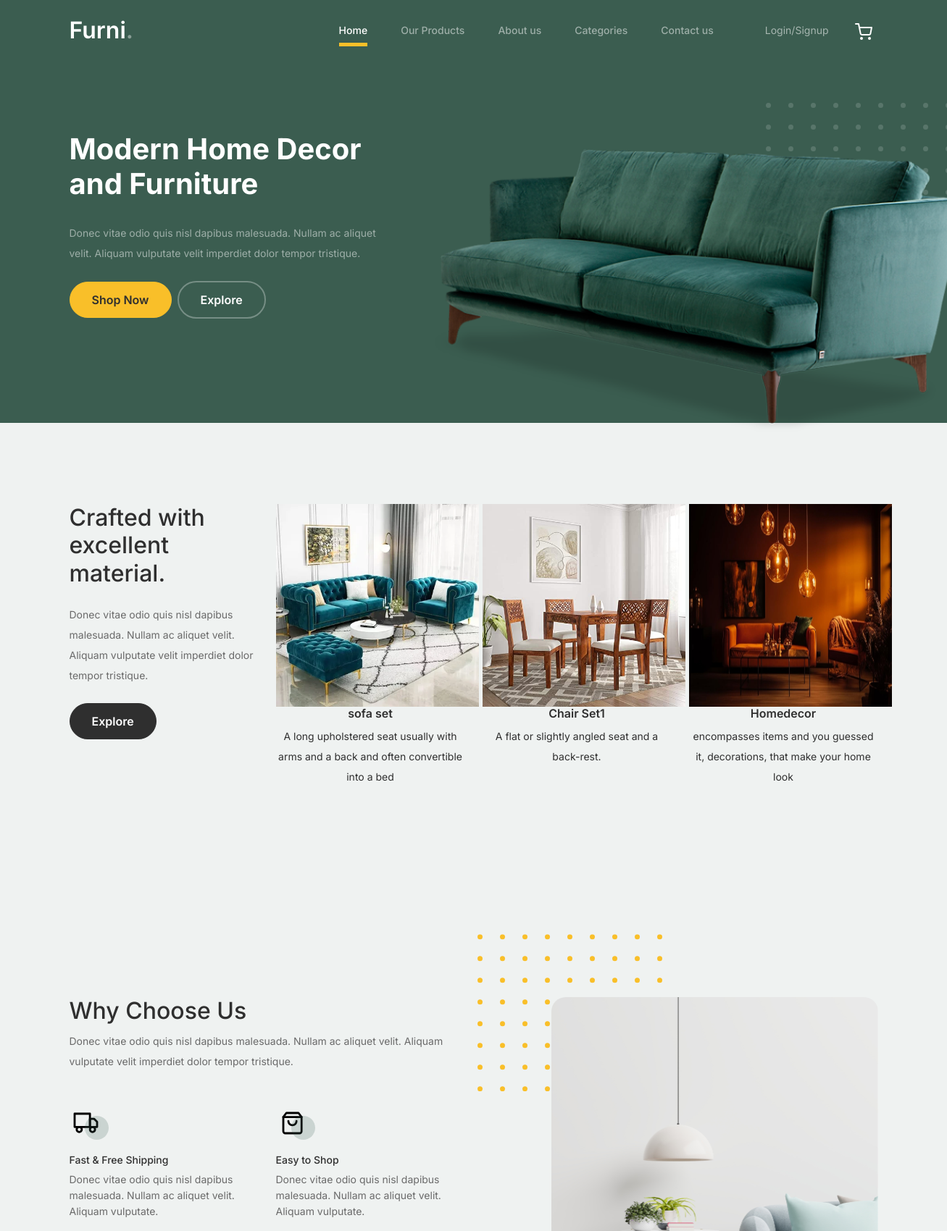
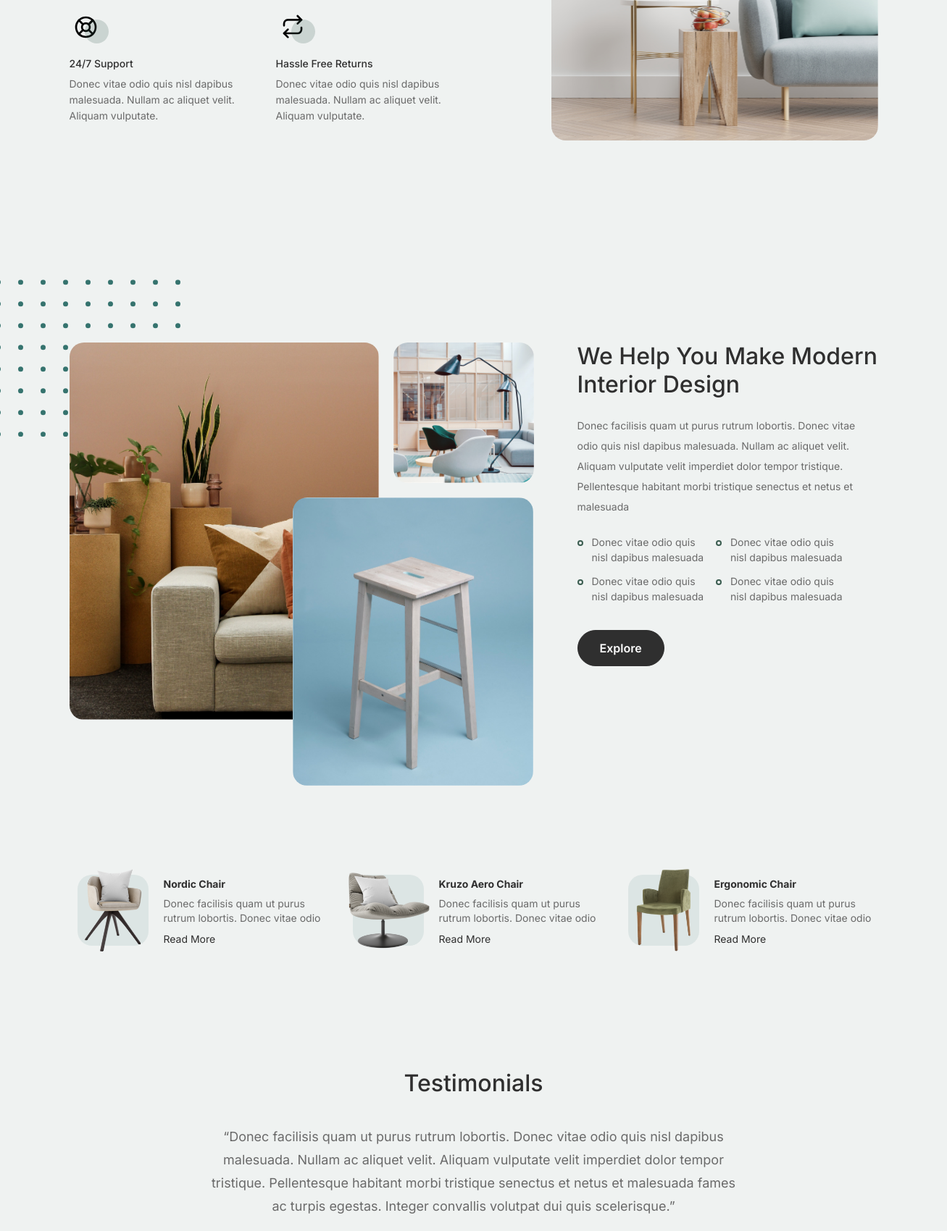
The page / (upper part) on the database its author committed (2 pictures, top to bottom).
### LibApp/models.py (models this page shows)
class formdb(models.Model):
    catname = models.CharField(max_length=100,null=True,blank=True)
    des = models.CharField(max_length=100,null=True,blank=True)
    img = models.ImageField(upload_to="category Images",null=True,blank=True)

### DecoApp/views.py (the view)
# urls.py: path('',views.home_page,name="Home"),
def home_page(int):
    cat = formdb.objects.all()
    return render(int,"Home.html",{'cat':cat})

### DecoApp/templates/Home.html (shortened to what this page needs)
<!doctype html>
{% load static %}
<html lang="en">
<head>
		<link href="{% static 'lod/css/bootstrap.min.css' %}" rel="stylesheet">
		<link href="https://cdnjs.cloudflare.com/ajax/libs/font-awesome/6.0.0-beta3/css/all.min.css" rel="stylesheet">
		<link href="{% static 'lod/css/tiny-slider.css' %}" rel="stylesheet">
		<link href="{% static 'lod/css/style.css' %}" rel="stylesheet">
	</head>
	<body>
		<nav class="custom-navbar navbar navbar navbar-expand-md navbar-dark bg-dark" arial-label="Furni navigation bar">
			<div class="container">
				<a class="navbar-brand" href="index.html">Furni<span>.</span></a>
				<div class="collapse navbar-collapse" id="navbarsFurni">
					<ul class="custom-navbar-nav navbar-nav ms-auto mb-2 mb-md-0">
						<li class="nav-item active">
							<a class="nav-link" href="{% url 'Home' %}">Home</a>
						</li>
						<li><a class="nav-link" href="{% url 'Shop' %}">Our Products</a></li>
						<li><a class="nav-link" href="{% url 'About' %}">About us</a></li>
						<li class="dropdown" >
    						<a class="nav-link" href="#" role="button" data-bs-toggle="dropdown" aria-expanded="false">Categories</a>
						</li>
						<li><a class="nav-link" href="{% url 'Contact' %}">Contact us</a></li>
					</ul>
					<ul class="custom-navbar-cta navbar-nav mb-2 mb-md-0 ms-5">
						{% if request.session.name %}
						<li><a class="nav-link" href="{% url 'sessionlogout' %}">Welcome{{request.session.name}}<img src="{% static 'lod/images/user.svg' %}"></a></li>
						{% else %}
						<li><a class="nav-link" href="{% url 'signup_page' %}">Login/Signup</a></li>
						{% endif %}
						<li><a class="nav-link" href="{% url 'cart_page' %}"><img src="{% static 'lod/images/cart.svg' %}"></a></li>
					</ul>
				</div>
			</div>
		</nav>
			<div class="hero">
				<div class="container">
					<div class="row justify-content-between">
						<div class="col-lg-5">
							<div class="intro-excerpt">
								<h1>Modern Home Decor <span clsas="d-block">and Furniture</span></h1>
								<p class="mb-4">Donec vitae odio quis nisl dapibus malesuada. Nullam ac aliquet velit. Aliquam vulputate velit imperdiet dolor tempor tristique.</p>
								<p><a href="" class="btn btn-secondary me-2">Shop Now</a><a href="#" class="btn btn-white-outline">Explore</a></p>
							</div>
						</div>
						<div class="col-lg-7">
							<div class="hero-img-wrap">
								<img src="{% static 'lod/images/couch.png' %}" class="img-fluid">
							</div>
						</div>
					</div>
				</div>
			</div>
		<div class="product-section">
			<div class="container">
				<div class="row">
					<div class="col-md-12 col-lg-3 mb-5 mb-lg-0">
						<h2 class="mb-4 section-title">Crafted with excellent material.</h2>
						<p class="mb-4">Donec vitae odio quis nisl dapibus malesuada. Nullam ac aliquet velit. Aliquam vulputate velit imperdiet dolor tempor tristique. </p>
						<p><a href="shop.html" class="btn">Explore</a></p>
					</div>
					{% for i in cat %}
					<div class="col-12 col-md-4 col-lg-3 mb-5 mb-md-0">
						<a class="product-item" href="{% url 'single_page' pro_id=i.id %}">
							<img src="{{i.img.url}}" height="280px" width="280px" >
							<h3 class="product-title">{{i.catname}}</h3>
							<p class="product-price">{{i.des}}</p>
						</a>
					</div>
					{% endfor %}
				</div>
			</div>
		</div>
		<div class="why-choose-section">
			<div class="container">
				<div class="row justify-content-between">
					<div class="col-lg-6">
						<h2 class="section-title">Why Choose Us</h2>
						<p>Donec vitae odio quis nisl dapibus malesuada. Nullam ac aliquet velit. Aliquam vulputate velit imperdiet dolor tempor tristique.</p>
						<div class="row my-5">
							<div class="col-6 col-md-6">
								<div class="feature">
									<div class="icon">
										<img src="{% static 'lod/images/truck.svg' %}" alt="Image" class="imf-fluid">
									</div>
									<h3>Fast &amp; Free Shipping</h3>
									<p>Donec vitae odio quis nisl dapibus malesuada. Nullam ac aliquet velit. Aliquam vulputate.</p>
								</div>
							</div>
							<div class="col-6 col-md-6">
								<div class="feature">
									<div class="icon">
										<img src="{% static 'lod/images/bag.svg' %}" alt="Image" class="imf-fluid">
									</div>
									<h3>Easy to Shop</h3>
									<p>Donec vitae odio quis nisl dapibus malesuada. Nullam ac aliquet velit. Aliquam vulputate.</p>
								</div>
							</div>
							<div class="col-6 col-md-6">
								<div class="feature">
									<div class="icon">
										<img src="{% static 'lod/images/support.svg' %}" alt="Image" class="imf-fluid">
									</div>
									<h3>24/7 Support</h3>
									<p>Donec vitae odio quis nisl dapibus malesuada. Nullam ac aliquet velit. Aliquam vulputate.</p>
								</div>
							</div>
							<div class="col-6 col-md-6">
								<div class="feature">
									<div class="icon">
										<img src="{% static 'lod/images/return.svg' %}" alt="Image" class="imf-fluid">
									</div>
									<h3>Hassle Free Returns</h3>
									<p>Donec vitae odio quis nisl dapibus malesuada. Nullam ac aliquet velit. Aliquam vulputate.</p>
								</div>
							</div>
						</div>
					</div>
					<div class="col-lg-5">
						<div class="img-wrap">
							<img src="{% static 'lod/images/why-choose-us-img.jpg' %}" alt="Image" class="img-fluid">
						</div>
					</div>
				</div>
			</div>
		</div>
		<div class="we-help-section">
			<div class="container">
				<div class="row justify-content-between">
					<div class="col-lg-7 mb-5 mb-lg-0">
						<div class="imgs-grid">
							<div class="grid grid-1"><img src="{% static 'lod/images/img-grid-1.jpg' %}" alt="Untree.co"></div>
							<div class="grid grid-2"><img src="{% static 'lod/images/img-grid-2.jpg' %}" alt="Untree.co"></div>
							<div class="grid grid-3"><img src="{% static 'lod/images/img-grid-3.jpg' %}" alt="Untree.co"></div>
						</div>
					</div>
					<div class="col-lg-5 ps-lg-5">
						<h2 class="section-title mb-4">We Help You Make Modern Interior Design</h2>
						<p>Donec facilisis quam ut purus rutrum lobortis. Donec vitae odio quis nisl dapibus malesuada. Nullam ac aliquet velit. Aliquam vulputate velit imperdiet dolor tempor tristique. Pellentesque habitant morbi tristique senectus et netus et malesuada</p>
						<ul class="list-unstyled custom-list my-4">
							<li>Donec vitae odio quis nisl dapibus malesuada</li>
							<li>Donec vitae odio quis nisl dapibus malesuada</li>
							<li>Donec vitae odio quis nisl dapibus malesuada</li>
							<li>Donec vitae odio quis nisl dapibus malesuada</li>
						</ul>
						<p><a herf="#" class="btn">Explore</a></p>
					</div>
				</div>
			</div>
		</div>
		<div class="popular-product">
			<div class="container">
				<div class="row">
					<div class="col-12 col-md-6 col-lg-4 mb-4 mb-lg-0">
						<div class="product-item-sm d-flex">
							<div class="thumbnail">
								<img src="{% static 'lod/images/product-1.png' %}" alt="Image" class="img-fluid">
							</div>
							<div class="pt-3">
								<h3>Nordic Chair</h3>
								<p>Donec facilisis quam ut purus rutrum lobortis. Donec vitae odio </p>
								<p><a href="#">Read More</a></p>
							</div>
						</div>
					</div>
					<div class="col-12 col-md-6 col-lg-4 mb-4 mb-lg-0">
						<div class="product-item-sm d-flex">
							<div class="thumbnail">
								<img src="{% static 'lod/images/product-2.png' %}" alt="Image" class="img-fluid">
							</div>
							<div class="pt-3">
								<h3>Kruzo Aero Chair</h3>
								<p>Donec facilisis quam ut purus rutrum lobortis. Donec vitae odio </p>
								<p><a href="#">Read More</a></p>
							</div>
						</div>
					</div>
					<div class="col-12 col-md-6 col-lg-4 mb-4 mb-lg-0">
						<div class="product-item-sm d-flex">
							<div class="thumbnail">
								<img src="{% static 'lod/images/product-3.png' %}" alt="Image" class="img-fluid">
							</div>
							<div class="pt-3">
								<h3>Ergonomic Chair</h3>
								<p>Donec facilisis quam ut purus rutrum lobortis. Donec vitae odio </p>
								<p><a href="#">Read More</a></p>
							</div>
						</div>
					</div>
				</div>
			</div>
		</div>
		<div class="testimonial-section">
			<div class="container">
				<div class="row">
					<div class="col-lg-7 mx-auto text-center">
						<h2 class="section-title">Testimonials</h2>
					</div>
				</div>
				<div class="row justify-content-center">
					<div class="col-lg-12">
						<div class="testimonial-slider-wrap text-center">
							<div class="testimonial-slider">
								<div class="item">
									<div class="row justify-content-center">
										<div class="col-lg-8 mx-auto">
											<div class="testimonial-block text-center">
												<blockquote class="mb-5">
													<p>&ldquo;Donec facilisis quam ut purus rutrum lobortis. Donec vitae odio quis nisl dapibus malesuada. Nullam ac aliquet velit. Aliquam vulputate velit imperdiet dolor tempor tristique. Pellentesque habitant morbi tristique senectus et netus et malesuada fames ac turpis egestas. Integer convallis volutpat dui quis scelerisque.&rdquo;</p>
												</blockquote>
											</div>
										</div>
									</div>
								</div>
								<div class="item">
									<div class="row justify-content-center">
									</div>
								</div>
								<div class="item">
									<div class="row justify-content-center">
									</div>
								</div>
							</div>
						</div>
					</div>
				</div>
			</div>
		</div>
	</body>
</html>

### DecoApp/static/lod/css/tiny-slider.css (style rules this page uses)
.tns-slider { -webkit-transition:all 0s;-moz-transition:all 0s;transition:all 0s }
.tns-slider>.tns-item { -webkit-box-sizing:border-box;-moz-box-sizing:border-box;box-sizing:border-box }
.tns-horizontal.tns-subpixel { white-space:nowrap }
.tns-horizontal.tns-subpixel>.tns-item { display:inline-block;vertical-align:top;white-space:normal }

### rows shown on the page
formdb: img (picture), catname "sofa set", des "A long upholstered seat usually with arms and a back and often convertible into a bed"
formdb: img (picture), catname "Chair Set1", des "A flat or slightly angled seat and a back-rest."
formdb: img (picture), catname "Homedecor", des "encompasses items and you guessed it, decorations, that make your home look"
